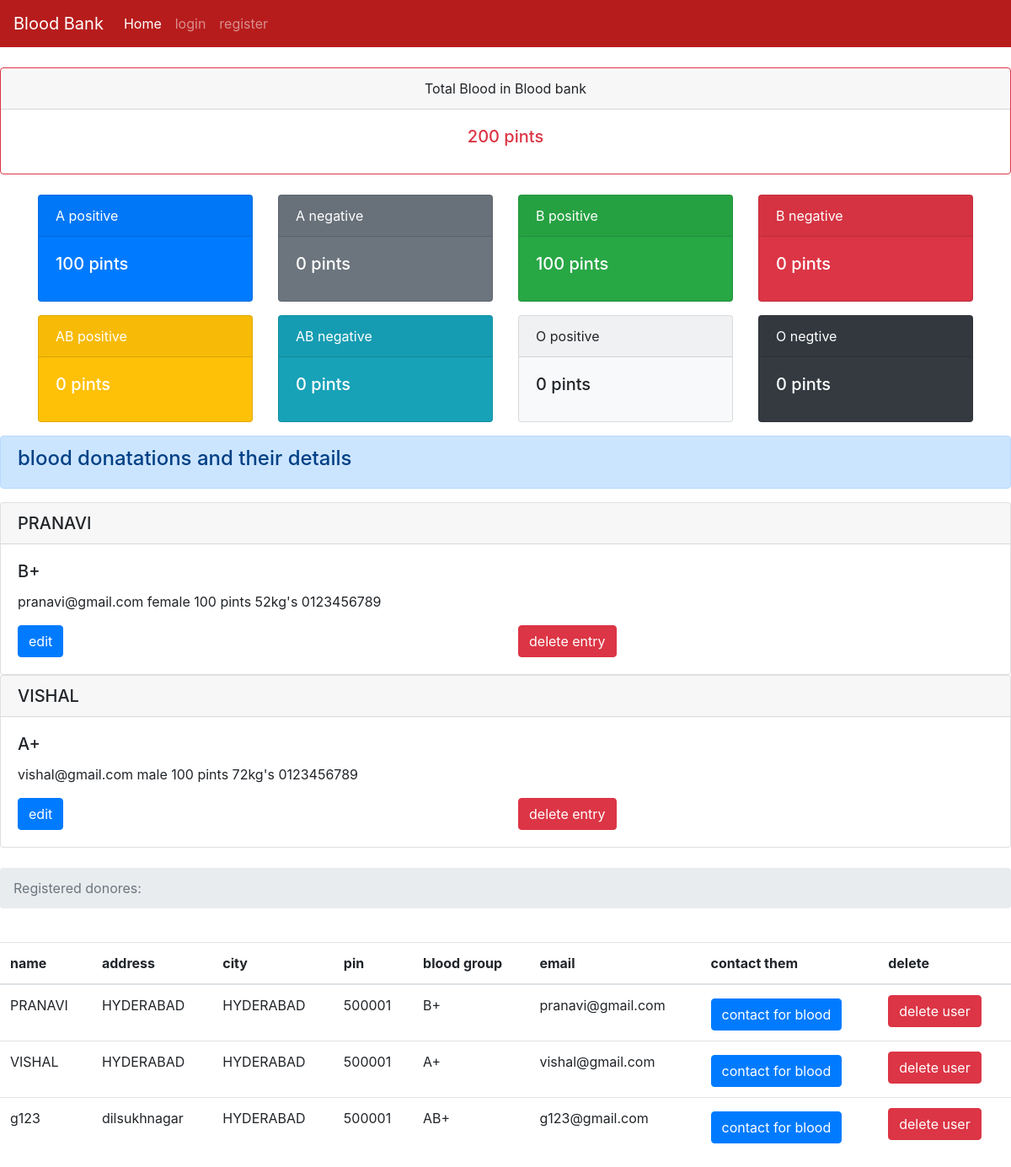
/dashboard, run on the app's committed database.
### tables this page shows
CREATE TABLE blood (id INTEGER PRIMARY KEY AUTOINCREMENT, type TEXT, donorname TEXT, donorsex TEXT, qty TEXT, dweight TEXT, donoremail TEXT, phone TEXT);

CREATE TABLE users (name TEXT, addr TEXT, city TEXT, pin TEXT, bg TEXT,email TEXT UNIQUE, pass TEXT);

### server.py (the view)
@app.route('/dashboard')
def dashboard():
   totalblood=0
   con = sqlite3.connect('database.db')
   con.row_factory = sqlite3.Row
   cur = con.cursor()
   cur.execute("select * from blood")
   rows = cur.fetchall();
   for row in rows:
       totalblood  += int(row['qty'])
   cur.execute("select * from users")
   users = cur.fetchall();
   Apositive=0
   Opositive=0
   Bpositive=0
   Anegative=0
   Onegative=0
   Bnegative=0
   ABpositive=0
   ABnegative = 0
   print(rows)
   cur.execute("select * from blood where type=?",('A+',))
   type = cur.fetchall();
   for a in type:
       Apositive += int(a['qty'])
   cur.execute("select * from blood where type=?",('A-',))
   type = cur.fetchall();
   for a in type:
       Anegative += int(a['qty'])
   cur.execute("select * from blood where type=?",('O+',))
   type = cur.fetchall();
   for a in type:
       Opositive += int(a['qty'])
   cur.execute("select * from blood where type=?",('O-',))
   type = cur.fetchall();
   for a in type:
       Onegative += int(a['qty'])
   cur.execute("select * from blood where type=?",('B+',))
   type = cur.fetchall();
   for a in type:
       Bpositive += int(a['qty'])
   cur.execute("select * from blood where type=?",('B-',))
   type = cur.fetchall();
   for a in type:
       Bnegative += int(a['qty'])
   cur.execute("select * from blood where type=?",('AB+',))
   type = cur.fetchall();
   for a in type:
       ABpositive += int(a['qty'])
   cur.execute("select * from blood where type=?",('AB-',))
   type = cur.fetchall();
   for a in type:
       ABnegative += int(a['qty'])
   bloodtypestotal = {'apos': Apositive,'aneg':Anegative,'opos':Opositive,'oneg':Onegative,'bpos':Bpositive,'bneg':Bnegative,'abpos':ABpositive,'abneg':ABnegative}
   return render_template("requestdonors.html",rows = rows,totalblood = totalblood,users=users,bloodtypestotal=bloodtypestotal)

### templates/requestdonors.html (shortened to what this page needs)
<!doctype html>
{% extends "base.html" %}
{% block content %}
    <br>
    <div class="card border-danger text-center">
      <div class="card-header">Total Blood in Blood bank</div>
      <div class="card-body text-danger">
        <h5 class="card-title"><span class='numscroller' data-min='1' data-max='{{totalblood}}' data-delay='5' data-increment='10'>{{totalblood}}</span> pints</h5>
      </div>
    </div>
<br>
        <div class="container">
  <div class="row">
    <div class="col"><div class="card text-white bg-primary mb-3" style="max-width: 18rem;">
      <div class="card-header">A positive</div>
    <div class="card-body">
      <h5 class="card-title"><span class='numscroller' data-min='1' data-max='{{bloodtypestotal.apos}}' data-delay='5' data-increment='10'>{{bloodtypestotal.apos}}</span> pints</h5>
    </div>
  </div></div>
    <div class="col"><div class="card text-white bg-secondary mb-3" style="max-width: 18rem;">
      <div class="card-header">A negative</div>
    <div class="card-body">
      <h5 class="card-title"><span class="count"><span class='numscroller' data-min='1' data-max='{{bloodtypestotal.aneg}}' data-delay='5' data-increment='10'>{{bloodtypestotal.aneg}}</span></span> pints</h5>
    </div>
    </div></div>
    <div class="col"><div class="card text-white bg-success mb-3" style="max-width: 18rem;">
      <div class="card-header">B positive</div>
    <div class="card-body">
      <h5 class="card-title"><span class='numscroller' data-min='1' data-max='{{bloodtypestotal.bpos}}' data-delay='5' data-increment='10'>{{bloodtypestotal.bpos}}</span> pints</h5>
    </div>
    </div></div>
    <div class="col"><div class="card text-white bg-danger mb-3" style="max-width: 18rem;">
      <div class="card-header">B negative</div>
    <div class="card-body">
      <h5 class="card-title"><span class='numscroller' data-min='1' data-max='{{bloodtypestotal.bneg}}' data-delay='5' data-increment='10'>{{bloodtypestotal.bneg}}</span> pints</h5>
    </div>
    </div></div>
    <div class="col"><div class="card text-white bg-warning mb-3" style="max-width: 18rem;">
      <div class="card-header">AB positive</div>
    <div class="card-body">
      <h5 class="card-title"><span class='numscroller' data-min='1' data-max='{{bloodtypestotal.abpos}}' data-delay='5' data-increment='10'>{{bloodtypestotal.abpos}}</span> pints</h5>
    </div>
    </div></div>
    <div class="col"><div class="card text-white bg-info mb-3" style="max-width: 18rem;">
      <div class="card-header">AB negative</div>
    <div class="card-body">
      <h5 class="card-title"><span class="count"><span class='numscroller' data-min='1' data-max='{{bloodtypestotal.abneg}}' data-delay='5' data-increment='10'>{{bloodtypestotal.abneg}}</span></span> pints</h5>
    </div>
    </div></div>
    <div class="col"><div class="card bg-light mb-3" style="max-width: 18rem;">
      <div class="card-header">O positive</div>
    <div class="card-body">
      <h5 class="card-title"><span class="count"><span class='numscroller' data-min='1' data-max='{{bloodtypestotal.opos}}' data-delay='5' data-increment='10'>{{bloodtypestotal.opos}}</span> pints</h5>
    </div>
    </div></div>
    <div class="col"><div class="card text-white bg-dark mb-3" style="max-width: 18rem;">
      <div class="card-header">O negtive</div>
    <div class="card-body">
      <h5 class="card-title"><span class="count"><span class='numscroller' data-min='1' data-max='{{bloodtypestotal.oneg}}' data-delay='5' data-increment='10'>{{bloodtypestotal.oneg}}</span> pints</h5>
    </div>
    </div></div>
  </div>
</div>
<div class="alert alert-primary" role="alert">
  <h4>blood donatations and their details</h4>
</div>
         {% for row in rows %}
           <div class="card">
             <h5 class="card-header">{{row["donorname"]}}</h5>
             <div class="card-body">
               <h5 class="card-title">{{row["type"]}}</h5>
               <p class="card-text">{{ row["donoremail"]}}
               {{row['donorsex']}}
               {{row['qty']}} pints
               {{row['dweight']}}kg's
               {{row['phone']}}</p>
               <div class="row">
    <div class="col">
      <form action="{{url_for('editdonor',id=row['id'])}}" method="GET">
      <input type="submit" class="btn btn-primary" name="button" value="edit"/>
      </form>
    </div>
    <div class="col">
      <form action="{{url_for('deletebloodentry',id=row['id'])}}" method="GET">
      <input type="submit" name="button" class="btn btn-danger" value="delete entry"/>
      </form>
    </div>
  </div>
             </div>
           </div>
         {% endfor %}
<br>
         <nav aria-label="breadcrumb">
           <ol class="breadcrumb">
             <li class="breadcrumb-item active" aria-current="page">  Registered donores:</li>
           </ol>
         </nav>
<br>
        <table class="table">
          <thead>
    <tr>
      <th scope="col">name</th>
      <th scope="col">address</th>
      <th scope="col">city</th>
      <th scope="col">pin</th>
      <th scope="col">blood group</th>
      <th scope="col">email</th>
      <th scope="col">contact them</th>
      <th scope="col">delete</th>
    </tr>
  </thead>
           {% for r in users %}
              <tr>
                 <td>{{r["name"]}}</td>
                 <td>{{r["addr"]}}</td>
                 <td> {{ r["city"]}}</td>
                 <td>{{r['pin']}}</td>
                 <td>{{r['bg']}}</td>
                 <td>{{r['email']}}</td>
                 <td><button type="button" class="btn btn-primary mt-1" data-toggle="modal" data-target="#exampleModalCenter">
    contact for blood
  </button>
</td>
                 <td><a href = "{{url_for('deleteuser',useremail=r['email'])}}" class="btn btn-danger">delete user</a></td>
              </tr>
           {% endfor %}
           {% endblock %}

### templates/base.html (shortened to what this page needs)
<html>
    <head>
        <link rel="stylesheet" href="https://stackpath.bootstrapcdn.com/bootstrap/4.1.3/css/bootstrap.min.css">
    </head>
    <body>
      {% if session['admin'] == True %}
      <nav class="navbar navbar-expand-lg navbar-dark" style="background-color: #b71c1c;">
        <button class="navbar-toggler" type="button" data-toggle="collapse" data-target="#navbarSupportedContent" aria-controls="navbarSupportedContent" aria-expanded="false" aria-label="Toggle navigation">
          <span class="navbar-toggler-icon"></span>
        </button>
      <div class="collapse navbar-collapse" id="navbarNav">
        <a class="navbar-brand" href="/">Blood Bank</a>
      <ul class="navbar-nav mr-auto">
        <li class="nav-item active">
          <a class="nav-link" href="/">Home <span class="sr-only">(current)</span></a>
        </li>
      <li class="nav-item">
        <a class="nav-link" href="/dashboard">Dashboard</a>
      </li>
      <li class="nav-item">
        <a class="nav-link" href="/bloodbank">add blood</a>
      </li>
      </ul>
      <ul class="navbar-nav ml-auto">
        <li class="nav-item">
          <a class="nav-link" href="{{url_for('logout')}}">logout</a>
        </li>
        </ul>
    </div>
  </nav>
      {%else%}
      <nav class="navbar navbar-expand-lg navbar-dark" style="background-color: #b71c1c;">
      <div class="collapse navbar-collapse" id="navbarNav">
        <a class="navbar-brand" href="/">Blood Bank</a>
      <ul class="navbar-nav mr-auto">
        <li class="nav-item active">
          <a class="nav-link" href="/">Home <span class="sr-only">(current)</span></a>
        </li>
      <li class="nav-item">
        <a class="nav-link" href="/login">login</a>
      </li>
      <li class="nav-item">
        <a class="nav-link" href="{{url_for('add')}}">register</a>
      </li>
    </ul>
  </div>
</nav>
    {%endif%}
          {% block content %}
           {% endblock %}
      </body>
</html>

### data on the page
blood: donorname "PRANAVI", type "B+", donoremail "pranavi@gmail.com", donorsex "female", qty "100", dweight "52", phone "0123456789"
blood: donorname "VISHAL", type "A+", donoremail "vishal@gmail.com", donorsex "male", qty "100", dweight "72", phone "0123456789"
users: name "PRANAVI", addr "HYDERABAD", city "HYDERABAD", pin "500001", bg "B+", email "pranavi@gmail.com"
users: name "VISHAL", addr "HYDERABAD", city "HYDERABAD", pin "500001", bg "A+", email "vishal@gmail.com"
users: name "g123", addr "dilsukhnagar", city "HYDERABAD", pin "500001", bg "AB+", email "g123@gmail.com"

### other printed values
{{ totalblood }} "200"
{{ bloodtypestotal.apos }} "100"
{{ bloodtypestotal.aneg }} "0"
{{ bloodtypestotal.bpos }} "100"
{{ bloodtypestotal.bneg }} "0"
{{ bloodtypestotal.abpos }} "0"
{{ bloodtypestotal.abneg }} "0"
{{ bloodtypestotal.opos }} "0"
{{ bloodtypestotal.oneg }} "0"
